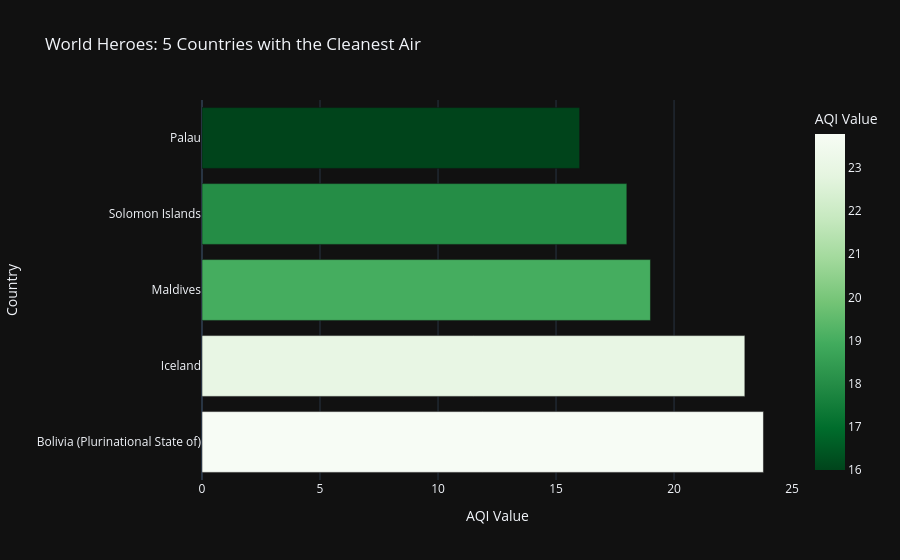

The notebook cell this image was saved under:
### Markdown cell above
### Interprétation - AQI Category Distribution by Top 5 Countries

**Observations clés :**
- **Catégorie Moderate** : États-Unis domine avec plus de 1 500 observations
- **Catégorie Good** : Fédération de Russie, Brésil et Allemagne montrent un grand nombre d'observations
- **Catégories critiques (Unhealthy+)** : L'Inde concentre la majorité des observations dans les catégories "Unhealthy", "Unhealthy for Sensitive Groups", "Very Unhealthy" et "Hazardous"

**Décision** : Confirmation que l'Inde est le pays prioritaire pour les interventions de qualité d'air, tandis que les États-Unis, Russie, Brésil et Allemagne maintiennent de meilleures conditions globales.

### Code cell
# Les meilleures pays du monde (Les "Heroes")
import plotly.express as px
# We use the average per country to find the cleanest nations overall
best_countries = df.groupby('Country')['AQI Value'].mean().nsmallest(5).reset_index()

fig_best = px.bar(
    best_countries, 
    x='AQI Value', 
    y='Country', 
    color='AQI Value',
    orientation='h',
    title='World Heroes: 5 Countries with the Cleanest Air',
    color_continuous_scale=px.colors.sequential.Greens_r,
    template="plotly_dark"
)
fig_best.update_layout(yaxis={'categoryorder':'total descending'})
fig_best.show()

### Figure 1 — Plotly figure (JSON) as saved in the notebook; plotly's stock layout.template omitted (floating-point values rounded to 4 significant figures)
{"data": [{"hovertemplate": "AQI Value=%{marker.color}<br>Country=%{y}<extra></extra>", "legendgroup": "", "marker": {"color": [16.0, 18.0, 19.0, 23.0, 23.79], "coloraxis": "coloraxis", "pattern": {"shape": ""}}, "name": "", "orientation": "h", "showlegend": false, "textposition": "auto", "type": "bar", "x": [16.0, 18.0, 19.0, 23.0, 23.79], "xaxis": "x", "y": ["Palau", "Solomon Islands", "Maldives", "Iceland", "Bolivia (Plurinational State of)"], "yaxis": "y"}], "layout": {"barmode": "relative", "coloraxis": {"colorbar": {"title": {"text": "AQI Value"}}, "colorscale": [[0, "rgb(0,68,27)"], [0.125, "rgb(0,109,44)"], [0.25, "rgb(35,139,69)"], [0.375, "rgb(65,171,93)"], [0.5, "rgb(116,196,118)"], [0.625, "rgb(161,217,155)"], [0.75, "rgb(199,233,192)"], [0.875, "rgb(229,245,224)"], [1, "rgb(247,252,245)"]]}, "legend": {"tracegroupgap": 0}, "title": {"text": "World Heroes: 5 Countries with the Cleanest Air"}, "xaxis": {"anchor": "y", "domain": [0, 1], "title": {"text": "AQI Value"}}, "yaxis": {"anchor": "x", "categoryorder": "total descending", "domain": [0, 1], "title": {"text": "Country"}}}}
